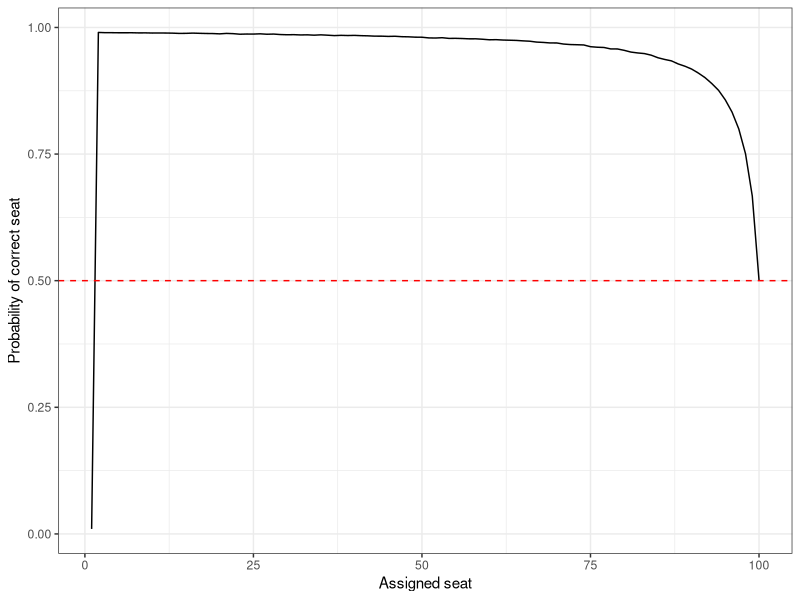
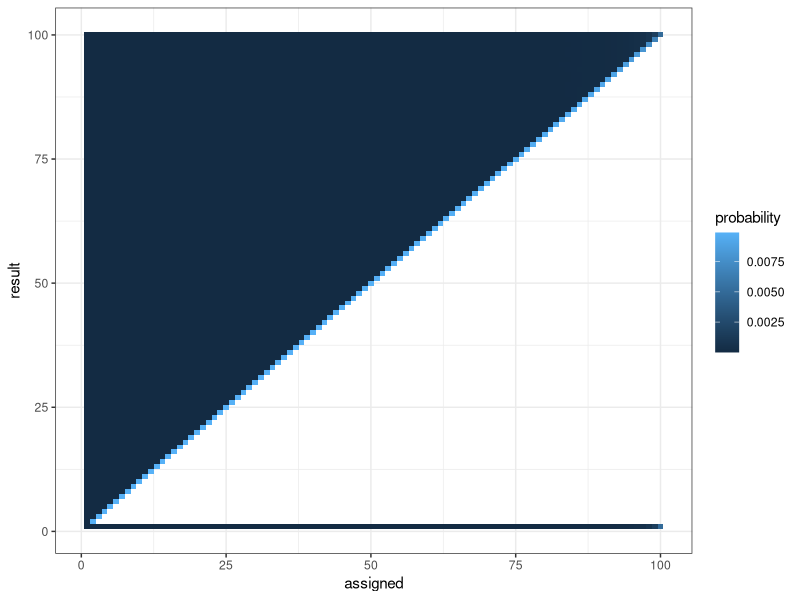

Recreate these plots in R, in order.
## ---- chunk 1
library(knitr)
opts_chunk$set(cache = TRUE, warning = FALSE, message = FALSE)
## ---- chunk 2
mean(replicate(1e5, all(diff(sort(sample(13, 3, TRUE))) == 1)))
## ---- chunk 3
simulate_seats <- function(seats = 100, planes = 100000) {
  m <- matrix(seq_len(seats), nrow = seats, ncol = planes)

  m[1, ] <- sample(seats, planes, replace = TRUE)
  m[cbind(m[1, ], seq_len(planes))] <- 1
  
  for (i in seq(2, seats - 1)) {
    taken <- which(m[i, ] != i)

    switch_with <- sample(seq(i, seats), length(taken), replace = TRUE)

    replacements <- m[cbind(switch_with, taken)]
    m[cbind(switch_with, taken)] <- m[i, taken]
    m[i, taken] <- replacements
  }
  m
}
## ---- chunk 4
set.seed(2015)

seats <- 10
planes <- 5

m <- matrix(seq_len(seats), nrow = seats, ncol = planes)
m
## ---- chunk 5
# first row is the first seat
m[1, ] <- sample(seats, planes, replace = TRUE)
m
## ---- chunk 6
m[cbind(m[1, ], seq_len(planes))] <- 1
m
## ---- chunk 7
for (i in seq(2, seats - 1)) {
    # only take someone's seat if this is not the right one. Leave others as is
    taken <- which(m[i, ] != i)

    # For those that are taken, switch with someone left (maybe themselves)
    # that means somebody between [i, seats], inclusive
    switch_with <- sample(seq(i, seats), length(taken), replace = TRUE)
    
    # switch those chosen people's seats with these people's seats
    replacements <- m[cbind(switch_with, taken)]
    m[cbind(switch_with, taken)] <- m[i, taken]
    m[i, taken] <- replacements
}
## ---- chunk 8
m
## ---- chunk 9
set.seed(2015)

sim <- simulate_seats(seats = 100, planes = 100000)
## ---- chunk 10
mean(sim[100, ] == 100)
## ---- chunk 11
correct_by_seat <- rowMeans(sim == seq_len(100))

library(ggplot2)
theme_set(theme_bw())

qplot(seq_along(correct_by_seat), correct_by_seat, geom = "line",
     xlab = "Assigned seat",
     ylab = "Probability of correct seat") +
  geom_hline(yintercept = .5, color = "red", lty = 2)
## ---- chunk 12
library(reshape2)
library(dplyr)

probabilities <- sim %>%
  melt(varnames = c("assigned", "simulation"), value.name = "result") %>%
  count(assigned, result) %>%
  mutate(probability = n / sum(n))

ggplot(probabilities, aes(assigned, result, fill = probability)) +
  geom_tile() +
  theme_bw()
## ---- chunk 13
simulate_plane <- function(seats) {
  v <- seq_len(seats)
  
  # first person gets a random seat, switches with someone remaining
  v[1] <- sample(seats, 1)
  v[v[1]] <- 1
  
  for (i in seq(2, seats - 1)) {
    # if your seat isn't available, switch seats with someone remaining
    if (v[i] != i) {
      switch_with <- sample(seq(i, seats), 1)
      v[c(i, switch_with)] <- v[c(switch_with, i)]
    }
  }
  
  v
}
## ---- chunk 14
library(microbenchmark)
microbenchmark(simulate_seats(100, 1000),
               replicate(1000, simulate_plane(100)))
